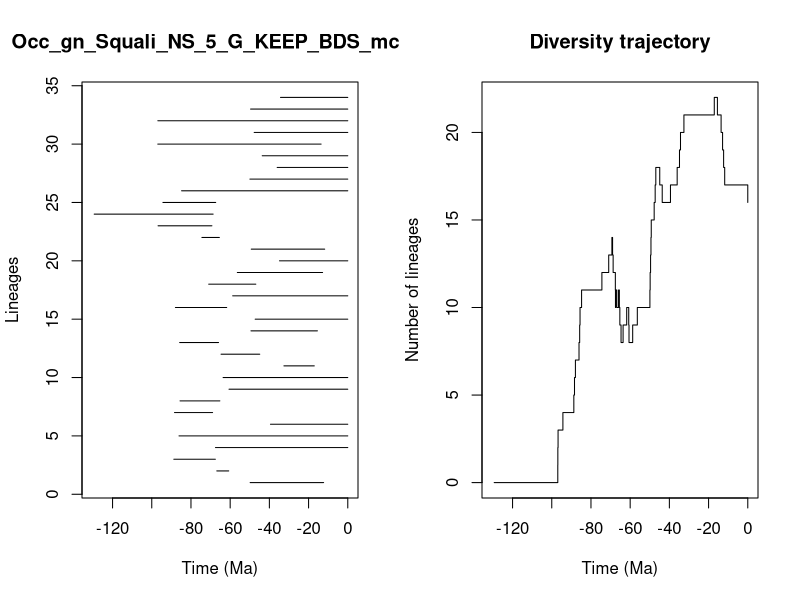

This figure's R source:


pdf(file='../Results/Genus_NS/5_MA_bins_EXT_EP_FT/pyrate_mcmc_logs/Occ_gn_Squali_NS_5_G_KEEP_BDS_mcmc_LTT.pdf',width=0.6*20, height=0.6*10)
title = "Occ_gn_Squali_NS_5_G_KEEP_BDS_mcmc"
ts=c(49.80589368796988, 66.8221067372791,88.7419002131373,67.50093447281664,86.09839784381442,39.44183800478957,88.3997609769213,85.57404246914305,60.59140381129931,63.60991737943748,32.579244092761506,64.65367540875873,85.76040359323348,49.38932341545788,47.2433162470086,87.9334779854861,58.717348469262106,70.9477399443944,56.353534552345145,34.838956296984065,49.24475691785413,74.42528331732012,96.78331224650663,129.37476463708282,94.3182307279687,84.7874113150904,49.933190558956234,36.02151935266737,43.649256451273246,96.92494948108299,47.75365476395587,96.89646613310624,49.58687976270145,34.32252876385207)
te=c(12.328430331998653, 60.73299479684821,67.56264218999107,0.0,0.0,0.0,68.97101054691994,65.26685024419095,0.0,0.0,17.08861765033378,44.91140410369633,65.93091683482005,15.494640263380335,0.0,61.76964399166119,0.0,46.91999274877282,12.85637487529582,0.0,11.776378246117417,65.51687469578695,69.31875263296695,68.6880049534168,67.37556351678222,0.0,0.0,0.0,0.0,13.609927867633491,0.0,0.0,0.0,0.0)
div_traj=c(0, 1,2,3,4,5,6,7,8,9,10,11,12,13,14,13,12,11,10,11,10,11,10,9,8,9,10,9,8,9,10,11,12,13,14,15,16,17,18,17,16,17,18,19,20,21,22,21,20,19,18,17,16)
time_events=c(129.37476463708282, 96.92494948108299,96.89646613310624,96.78331224650663,94.3182307279687,88.7419002131373,88.3997609769213,87.9334779854861,86.09839784381442,85.76040359323348,85.57404246914305,84.7874113150904,74.42528331732012,70.9477399443944,69.31875263296695,68.97101054691994,68.6880049534168,67.56264218999107,67.50093447281664,67.37556351678222,66.8221067372791,65.93091683482005,65.51687469578695,65.26685024419095,64.65367540875873,63.60991737943748,61.76964399166119,60.73299479684821,60.59140381129931,58.717348469262106,56.353534552345145,49.933190558956234,49.80589368796988,49.58687976270145,49.38932341545788,49.24475691785413,47.75365476395587,47.2433162470086,46.91999274877282,44.91140410369633,43.649256451273246,39.44183800478957,36.02151935266737,34.838956296984065,34.32252876385207,32.579244092761506,17.08861765033378,15.494640263380335,13.609927867633491,12.85637487529582,12.328430331998653,11.776378246117417,0.0)
                par(mfrow=c(1,2))
                L = length(ts)
                plot(ts, 1:L , xlim=c(-max(ts)-1,0), pch=20, type="n", main=title,xlab="Time (Ma)",ylab="Lineages")
                for (i in 1:L){segments(x0=-te[i],y0=i,x1=-ts[i],y1=i)}    
                t = -time_events
                plot(div_traj ~ t,type="s", main = "Diversity trajectory",xlab="Time (Ma)",ylab="Number of lineages",xlim=c(-max(ts)-1,0))
                abline(v=c(65,200,251,367,445),lty=2,col="gray")
                
